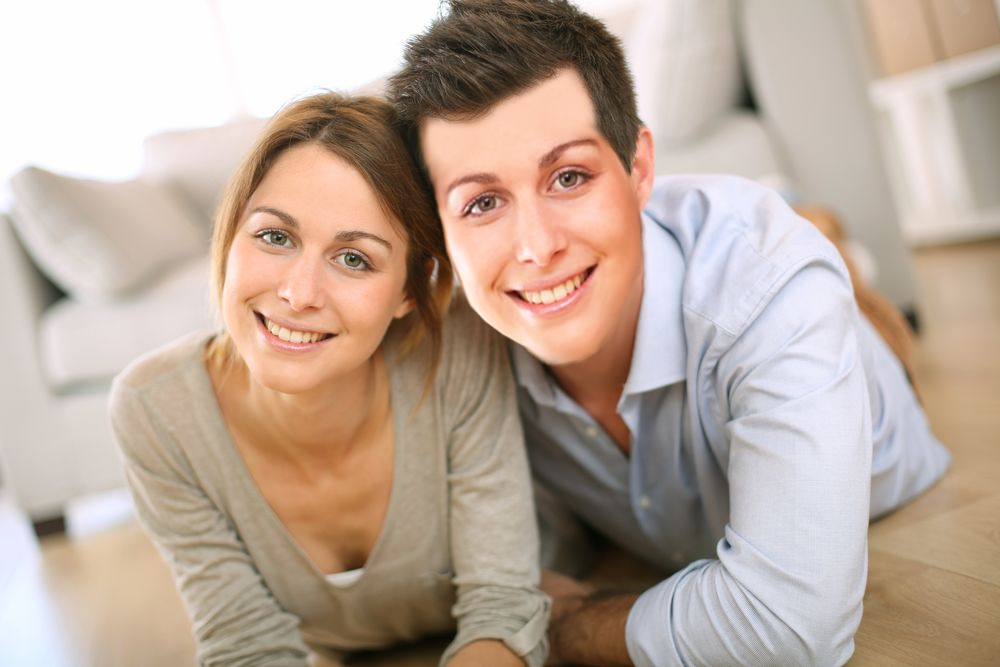
//> input picture Lab2/resources/photo1.jpg, 1000 x 667 px
$ ./main   (built with g++ and OpenCV 4)
//> lines starting //> are read from the running program, lines starting //| are printed output that depends on the picture
#include <iostream>
#include <opencv2/opencv.hpp>
#include <string>
#include <vector>

static std::string haar_cascades_path = "../../opencv/data/haarcascades/";

int main()
{
    //1 Photo face + smile + eye detection
    cv::Mat img_base = cv::imread("../resources/photo1.jpg");
//> img_base is the input picture: 667 rows x 1000 cols, CV_8UC3; mean B, G, R 155.1, 168.8, 187.7
    cv::Mat img_resized;
    float scaling_factor = 0.5f;

    cv::resize(img_base, img_resized, cv::Size(0, 0), scaling_factor, scaling_factor, cv::INTER_AREA);

    cv::CascadeClassifier face_cascade(haar_cascades_path + "haarcascade_frontalface_default.xml");
    cv::CascadeClassifier smile_cascade(haar_cascades_path + "haarcascade_smile.xml");
    cv::CascadeClassifier eye_cascade(haar_cascades_path + "haarcascade_eye.xml");

    cv::Mat img_gs;
    cv::cvtColor(img_resized, img_gs, cv::COLOR_RGB2GRAY);
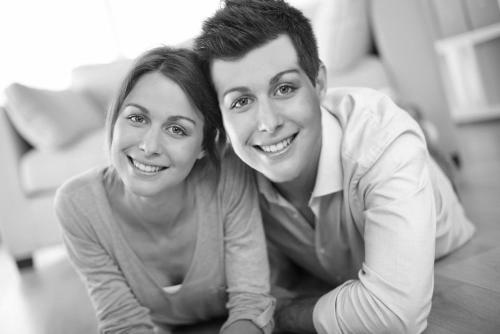
//> img_gs: 334 rows x 500 cols, CV_8UC1; min 5, max 255, mean 166.9

    cv::Mat img_final;
    img_resized.copyTo(img_final);

    std::vector<cv::Rect> face_rects;
    face_cascade.detectMultiScale(img_gs, face_rects);
//> face_rects = 2 Rects (x, y, width, height): [103, 81, 111, 111], [196, 42, 134, 134]

    for (auto const& rect : face_rects) {
        cv::rectangle(img_final, rect, cv::Scalar(0, 255, 0), 2);

        cv::Mat face_roi = img_resized(
            cv::Range(rect.y, rect.y + rect.height),
            cv::Range(rect.x, rect.x + rect.width)
        );

        std::vector<cv::Rect> smile_rects;
        smile_cascade.detectMultiScale(face_roi, smile_rects);
        std::vector<cv::Rect> eye_rects;
        eye_cascade.detectMultiScale(face_roi, eye_rects);

        for (auto const& rect_s : smile_rects) {
            cv::Rect full_rect = cv::Rect(rect.x + rect_s.x, rect.y + rect_s.y,
                rect_s.width, rect_s.height);
            cv::rectangle(img_final, full_rect, cv::Scalar(255, 255, 0), 2);
        }
        for (auto const& rect_e : eye_rects) {
            cv::Rect full_rect = cv::Rect(rect.x + rect_e.x, rect.y + rect_e.y,
                rect_e.width, rect_e.height);
            cv::rectangle(img_final, full_rect, cv::Scalar(0, 255, 255), 2);
        }
    }
//> this loop made 2 passes
//> (rect, smile_rects) on pass 1: (Rect(103, 81, 111, 111), 1 Rect (x, y, width, height): [15, 69, 62, 31])
//> pass 1, `cv::Mat face_roi = img_resized( cv::Range(rect.y, rect.y + rect.height..`:
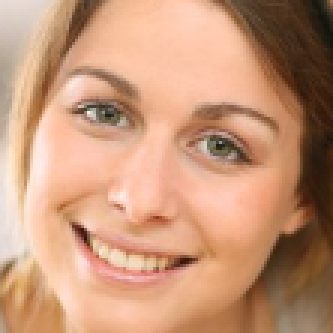
//> face_roi: 111 rows x 111 cols, CV_8UC3 (shown 3 times larger); mean B, G, R 120.8, 150.5, 198.3
//> pass 2, `cv::Mat face_roi = img_resized( cv::Range(rect.y, rect.y + rect.height..`:
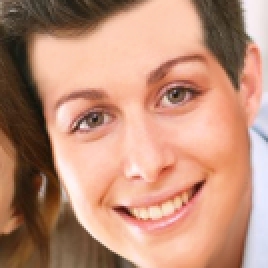
//> face_roi: 134 rows x 134 cols, CV_8UC3 (shown 2 times larger); mean B, G, R 121.4, 143.7, 191.1
//> after the loop:
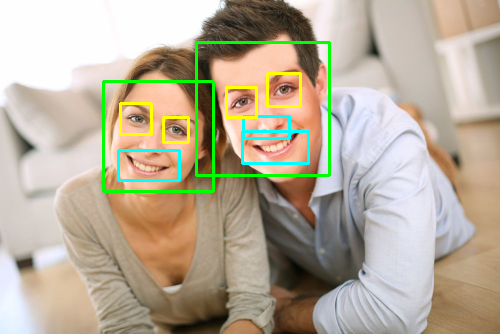
//> img_final: 334 rows x 500 cols, CV_8UC3; mean B, G, R 152.9, 172.4, 183.2

    cv::imshow("Final", img_final);

    auto hog = cv::HOGDescriptor();
    auto detector = cv::HOGDescriptor::getDefaultPeopleDetector();
    hog.setSVMDetector(detector);

    img_base = cv::imread("../resources/photo2.jpeg");
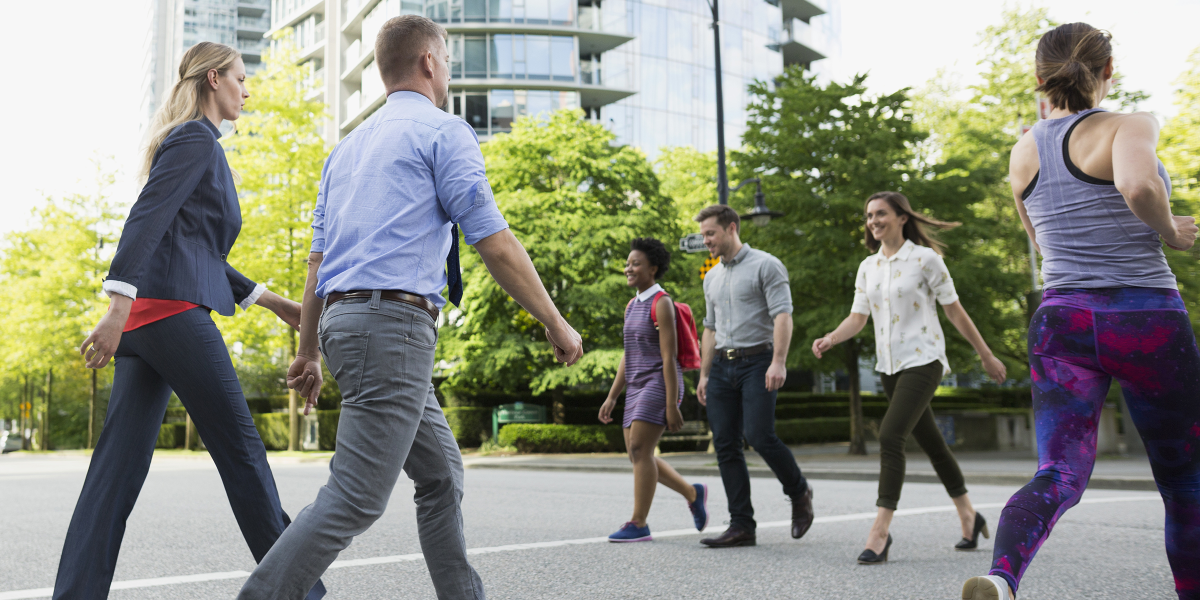
//> input picture Lab2/resources/photo2.jpeg, 2400 x 1200 px (shown at 1/2 size)
//> img_base is the input picture: 1200 rows x 2400 cols, CV_8UC3; mean B, G, R 129.9, 142.5, 140.3
    scaling_factor = 0.2f;

    cv::resize(img_base, img_resized, cv::Size(0, 0), scaling_factor, scaling_factor, cv::INTER_AREA);
//> img_resized: 240 rows x 480 cols, CV_8UC3
    cv::cvtColor(img_resized, img_gs, cv::COLOR_RGB2GRAY);
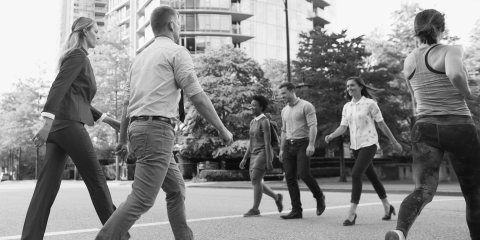
//> img_gs: 240 rows x 480 cols, CV_8UC1; min 11, max 248, mean 138.5

    img_resized.copyTo(img_final);

    std::vector<cv::Rect> people_rects;
    hog.detectMultiScale(img_gs, people_rects, 0, cv::Size(8, 8), cv::Size(30, 30));
//> people_rects = 4 Rects (x, y, width, height): [253, 62, 87, 174], [221, 85, 77, 153], [143, 134, 67, 106], [319, 62, 85, 169]

    for (auto const& rect : people_rects)
        cv::rectangle(img_final, rect, cv::Scalar(0, 255 % rect.x, 255 % rect.height), 2);
//> this loop made 4 passes
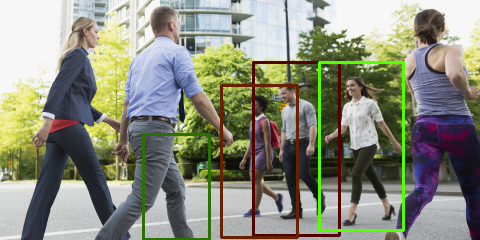
//> img_final: 240 rows x 480 cols, CV_8UC3; mean B, G, R 125.3, 141.7, 138.7

    std::cout << "There is " << people_rects.size() << " people on photo" << std::endl;
//| There is 4 people on photo
    cv::imshow("PeopleDetection", img_final);

    //2 Video face detection
    cv::Mat frame;
    cv::Mat frame_scaled;
    cv::Mat frame_gs;

    cv::VideoCapture webcam_cap(0);
    while(true)
    {
        webcam_cap.read(frame);

        std::cout << frame.size() << std::endl;
        if (frame.empty())
            break;

        cv::resize(frame, frame_scaled, cv::Size(640, 360));
        cv::cvtColor(frame_scaled, frame_gs, cv::COLOR_BGR2GRAY);

        face_cascade.detectMultiScale(frame_gs, face_rects, 1.5);
        for (auto const& rect : face_rects)
            cv::rectangle(frame_scaled, rect, cv::Scalar(0, 0, 255), 2);

        cv::imshow("VideoFaceDetection", frame_scaled);

        char c = (char)cv::waitKey(25);
        if (c == 27) //Esc
            break;
    }

    webcam_cap.release();

    //3 walking people + faces video detection
    cv::VideoCapture cap("../resources/video1.mp4");

    while(true)
    {
        cap.read(frame);

        std::cout << frame.size() << std::endl;
        if (frame.empty())
            break;

        cv::resize(frame, frame_scaled, cv::Size(640, 360));
        cv::cvtColor(frame_scaled, frame_gs, cv::COLOR_BGR2GRAY);

        hog.detectMultiScale(frame_gs, people_rects, 0, cv::Size(8, 8));
        for (auto const& rect : people_rects)
            cv::rectangle(frame_scaled, rect, cv::Scalar(0, 255, 0), 2);

        face_cascade.detectMultiScale(frame_gs, face_rects);
        for (auto const& rect : face_rects)
            cv::rectangle(frame_scaled, rect, cv::Scalar(0, 0, 255), 2);

        cv::imshow("VideoPeopleDetection", frame_scaled);

        char c = (char)cv::waitKey(25);
        if (c == 27) //Esc
            break;
    }

    cap.release();

    cv::waitKey();
    cv::destroyAllWindows();

    return 0;
}
